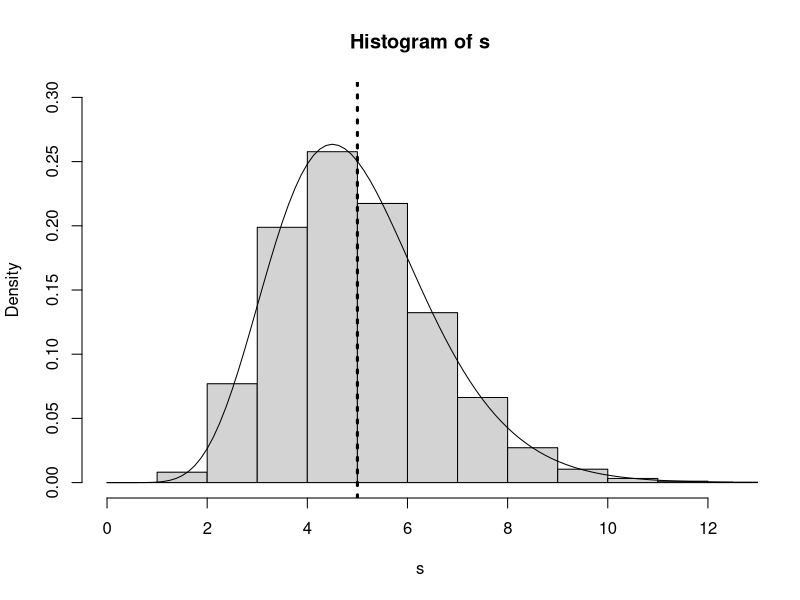

Source code (R):
erlang = function(k, lambda, x) return(
  lambda^k*x^(k-1)*exp(-lambda*x)/gamma(k)
)

k = 10
lambda = 2
n = 100000
mu = k/lambda
var = k/lambda^2
x = rexp(k*n, rate = lambda)
xm = matrix(x, nrow=n, ncol=k)
s = apply(xm, 1, sum)
hist(s, prob=TRUE, ylim=c(0, 0.30), xlim=c(0, mu+3*var))
curve(erlang(k, lambda, x), add=TRUE)
abline(v=mu, lty=3, lwd=3)